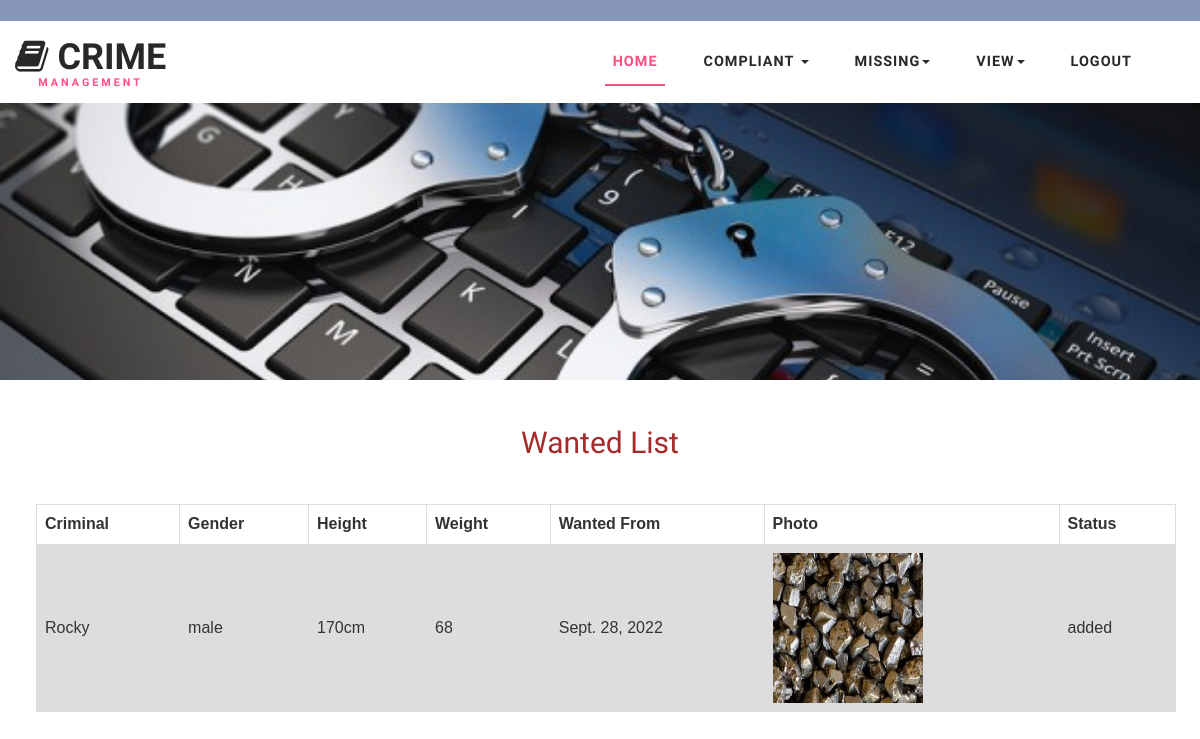
The page /userviewwantedlist on the database its author committed.
### crimeapp/models.py (models this page shows)
class Wantedlist(models.Model):
    crid=models.ForeignKey(Criminal,on_delete=models.CASCADE,blank=True,null=True)
    wdate=models.DateField(auto_now=True)
    status=models.CharField(max_length=100,null=True)

class Criminal(models.Model):
    name=models.CharField(max_length=100)
    age=models.CharField(max_length=100,null=True)
    height=models.CharField(max_length=100,null=True)
    weight=models.CharField(max_length=100,null=True)
    gender=models.CharField(max_length=100,null=True)
    address=models.CharField(max_length=100,null=True)
    contact=models.CharField(max_length=100,null=True)
    identification=models.CharField(max_length=100)
    nickname=models.CharField(max_length=100,null=True)
    optype=models.CharField(max_length=100,null=True)
    photo=models.ImageField()
    thumb=models.ImageField(null=True)

### crimeapp/views.py (the view)
# urls.py: path('userviewwantedlist', views.userviewwantedlist),
def userviewwantedlist(request):
    data = Wantedlist.objects.all()
    return render(request, 'userviewwantedlist.html', {'data': data})

### template/userviewwantedlist.html (shortened to what this page needs)
{% extends 'userheader.html' %}
{% block content1 %}
<form method="POST">
<br>
<br>
<h2 align="center" style="color:brown">Wanted List</h2>
<br>
<br>
<table align="center">
    {% if data %}
   <tr>
    <th>Criminal</th>
    <th>Gender</th>
    <th>Height</th>
    <th>Weight</th>
    <th>Wanted From</th>
    <th>Photo</th>
    <th>Status</th>
   </tr>
    {% for x in data %}
    <tr>
        <td>{{x.crid.name}}</td>
        <td>{{x.crid.gender}}</td>
        <td>{{x.crid.height}}</td>
        <td>{{x.crid.weight}}</td>
        <td>{{x.wdate}}</td>
        <td><img src="static/media/{{x.crid.photo}}" width="150px;" height="150px;"></td>
        <td>{{x.status}}</td>
    </tr>
    {% endfor %}
    {% else %}
   <center><h1>No Data Found</h1></center>
    {% endif %}
</table>
{% endblock %}

### static/css/style.css (style rules this page uses)
html, body { margin: 0; font-size: 100%; background: #fff; font-family: 'Work Sans', sans-serif; }
h1, h2, h3, h4, h5, h6 { margin: 0; font-family: 'Work Sans', sans-serif; }

### template/userviewwantedlist.html (style rules this page uses)
table { font-family: arial, sans-serif; border-collapse: collapse; width: 95%; margin-left: 3%; border: #000000; }
td, th { border: 1px solid #dddddd; text-align: left; padding: 8px; }
tr:nth-child(even) { background-color: #dddddd; }

### rows shown on the page
Wantedlist: crid.name "Rocky", crid.gender "male", crid.height "170cm", crid.weight "68", wdate "Sept. 28, 2022", crid.photo (picture), status "added"
